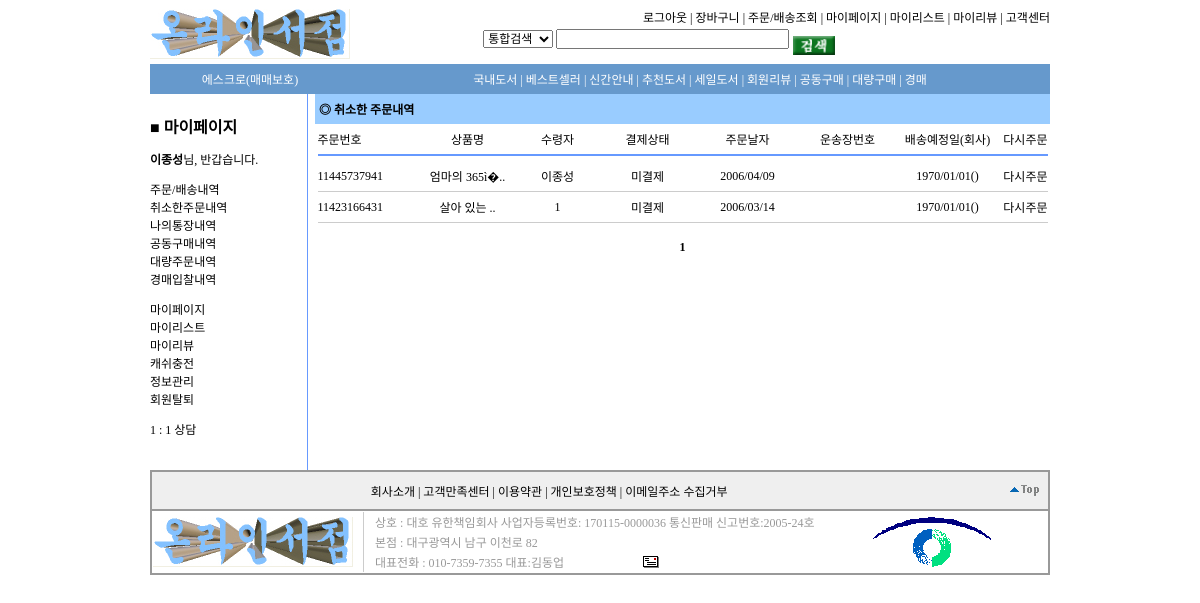
/MyPageOD.php (signed in), run on the app's committed database.
### tables this page shows
CREATE TABLE `myorder` (
  `id` int(11) NOT NULL auto_increment,
  `ordernum` varchar(20) NOT NULL default '',
  `orderer` varchar(20) NOT NULL default '',
  `ordername` varchar(50) NOT NULL default '',
  `allcash` int(11) NOT NULL default '0',
  `allpoint` int(11) NOT NULL default '0',
  `pwd` varchar(20) NOT NULL default '',
  `tel1` varchar(4) NOT NULL default '',
  `tel2` varchar(4) NOT NULL default '',
  `tel3` varchar(4) NOT NULL default '',
  `htel1` varchar(4) NOT NULL default '',
  `htel2` varchar(4) NOT NULL default '',
  `htel3` varchar(4) NOT NULL default '',
  `post1` varchar(10) NOT NULL default '',
  `post2` varchar(30) NOT NULL default '',
  `address` varchar(90) NOT NULL default '',
  `post_num` varchar(90) NOT NULL default '',
  `email` varchar(50) NOT NULL default '',
  `bname` varchar(12) NOT NULL default '',
  `btel1` varchar(4) NOT NULL default '',
  `btel2` varchar(4) NOT NULL default '',
  `btel3` varchar(4) NOT NULL default '',
  `bhtel1` varchar(4) NOT NULL default '',
  `bhtel2` varchar(4) NOT NULL default '',
  `bhtel3` varchar(4) NOT NULL default '',
  `bpost1` varchar(10) NOT NULL default '',
  `bpost2` varchar(30) NOT NULL default '',
  `baddress` varchar(90) NOT NULL default '',
  `bpost_num` varchar(90) NOT NULL default '',
  `bemail` varchar(50) NOT NULL default '',
  `content` varchar(100) default NULL,
  `completion` tinyint(4) NOT NULL default '0',
  `confirmation` tinyint(4) NOT NULL default '0',
  `orderday` int(11) NOT NULL default '0',
  PRIMARY KEY  (`id`),
  KEY `ordernum` (`ordernum`),
  KEY `orderer` (`orderer`),
  KEY `ordername` (`ordername`),
  KEY `confirmation` (`confirmation`),
  KEY `completion` (`completion`)
);

### config/config.php (called while the page is built, shortened)
<?php
$limit50          = 50;
?>

### MyPageOD.php (the view, shortened to what this page needs)
<?php
include "top.php";
include "MyPageLeft.php";
include "config/config.php";
if(!isset($_REQUEST['fromnum'])){$fromnum =0;} else {$fromnum = $_REQUEST['fromnum'];}
if(!isset($_REQUEST['page'])){$page  =1;} else {$page  = $_REQUEST['page'];}
?>
<table align="center" border="0" cellspacing="0" cellpadding="1" width="735" bordercolordark="white" bordercolorlight="#0072D1">
    <tr>
        <td width="730" height="30" bgcolor="#99CCFF">
            <p>&nbsp;<b>◎ 취소한 주문내역</p>
        </td>
    </tr>
</table>
<table align="center" border="0" cellpadding="0" cellspacing="0" width="730">
<tr>
<td width="100" height="30" align="left">주문번호</td>
<td width="100" height="30" align="center">상품명</td>
<td width="80" height="30" align="center">수령자</td>
<td width="100" height="30" align="center">결제상태</td>
<td width="100" height="30" align="center">주문날자</td>
<td width="100" height="30" align="center">운송장번호</td>
<td width="100" height="30" align="center">배송예정일(회사)</td>
<td width="50" height="30" align="right">다시주문</td>
</tr>
<tr><td colspan="8" height="2" bgcolor="#6699FF"></td></tr>
<tr><td colspan="8" height="5"></td></tr>
<?php
if($fromnum == 0 ) $fromnum = 0;
$queryorder=mysqli_query($link,"select * from myorder where confirmation='0' && orderer!='' && orderer='$my_member_id' order by id desc limit $fromnum,$limit50");
$countall=mysqli_num_rows($queryorder);
$totalpage = ceil($countall / $limit50);
if($countall < 1){
echo "<tr><td colspan=7 height=5>".$my_name. "님의 취소한 상품이 없습니다.</td></tr>";
} else {
while($roworder=mysqli_fetch_array($queryorder))
{
$querybasket=mysqli_query($link,"select name from basket where ordernum='$roworder[ordernum]' order by id asc limit 1");
$rowbasket=mysqli_fetch_array($querybasket);
$querytrans=mysqli_query($link,"select * from transport where ordernum='$roworder[ordernum]'");
$rowtrans=mysqli_fetch_array($querytrans);
?>
<tr>
<td width="100" height="30"><?php echo $roworder['ordernum']; ?></td>
<td width="100" height="30" align="center">
<?php
$str=$rowbasket['name'];
$length=15;
$str = chop(substr($str, 0, $length));
preg_match('/^([\x00-\x7e]|.{2})*/', $str, $titleok);
echo $titleok[0]."..";
?>
</td>
<td width="80" height="30" align="center"><?php echo$roworder['bname']; ?></td>
<td width="100" height="30" align="center">
<?php
$ordcomfir=$roworder['confirmation'];
if($ordcomfir > 0 && $ordcomfir < 9){
	echo "결제완료";
}else{
	echo "미결제";
}
?>
</td>
<td width="100" height="30" align="center">
<?php
$ordertime=$roworder['orderday'];
$orderyear = date('Y',$ordertime);
$ordermonth = date('m',$ordertime);
$orderday = date('d',$ordertime);
echo $orderyear."/".$ordermonth."/".$orderday;
?>
</td>
<td width="100" height="30" align="center"><?php echo$rowtrans['transnum']; ?></td>
<td width="100" height="30" align="center">
<?php
$transtime=$rowtrans['transday'];
$transyear = date('Y',$transtime);
$transmonth = date('m',$transtime);
$transday = date('d',$transtime);
echo $transyear."/".$transmonth."/".$transday;
?>
(<?php echo $rowtrans['transco']; ?>)
</td>
<td width="50" height="30" align="right">
<a href=<?php echo $_SERVER['SCRIPT_NAME']?>?orderid=<?php echo $roworder['id']?>&mod=orderdel>다시주문</a>
</td>
<tr><td colspan="8" height="1" bgcolor="#CCCCCC"></td></tr>
<?php
}
}
?>
<tr><td colspan="8" height="5"></td></tr>
</table>
<p>
<center><?php echo pagenavigate($page, $totalpage, $_SERVER['SCRIPT_NAME'])?></center>
<?php
include "bottom.php";
?>

### css/stylesheet.css (style rules this page uses)
body, p, td, input, select, textarea { font-size:9pt; }
A:link { text-decoration: none; color:#000000; }

### data on the page
myorder: ordernum "11445737941", titleok "엄마의 365ì�", bname "이종성", confirmation "미결제", orderday "2006", orderday "04", orderday "09", transyear "1970", transmonth "01", transday "01"
myorder: ordernum "11423166431", titleok "살아 있는", bname "1", confirmation "미결제", orderday "2006", orderday "03", orderday "14", transyear "1970", transmonth "01", transday "01"

### other printed values
$my_name "이종성"
